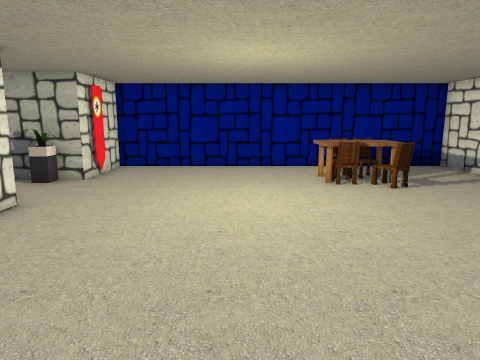
View 1 (above)

17 first-person views from a walk through a Unity game level. The camera is 1.5 m above the floor, tilts 10° down and sees 70° across. The floor is counted in squares, 0.66 m on a side. Each view is taken from the middle of a square. On the plan, view 1 faces up. The plan holds only what a view shows up to about 19 squares ahead; the rest is blank. The place goes on beyond the plan. The player is left out. Some surface patterns are stand-ins.

View 2
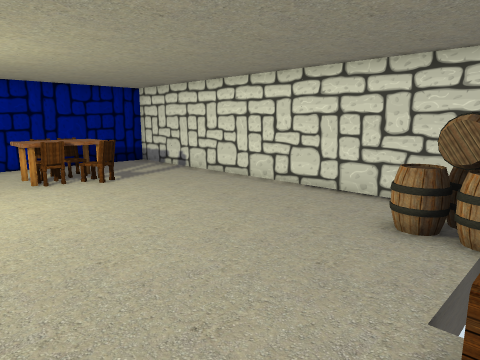

View 3
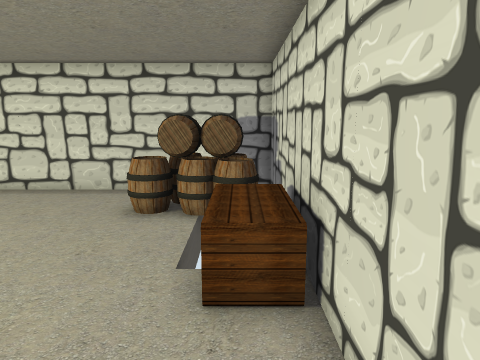

View 4
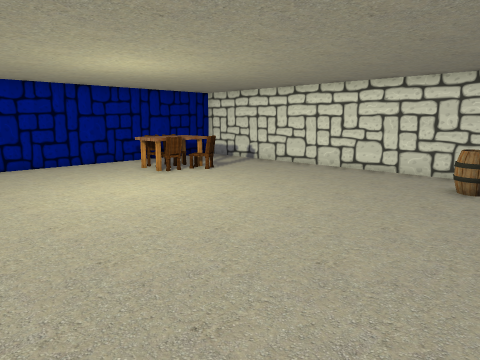

View 5
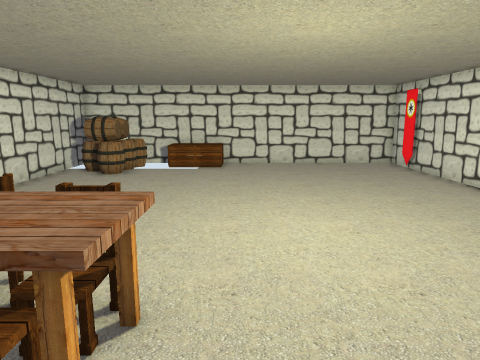

View 6
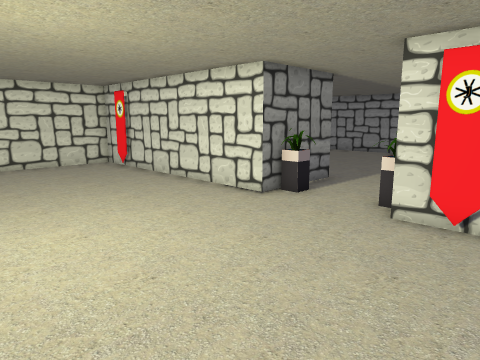

View 7
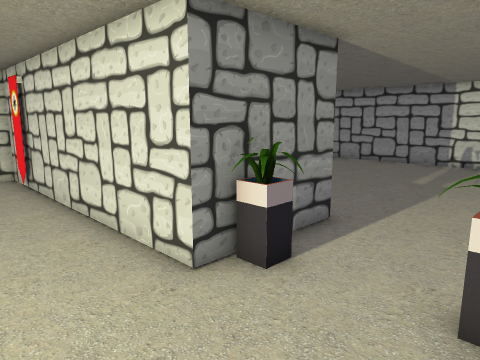

View 8
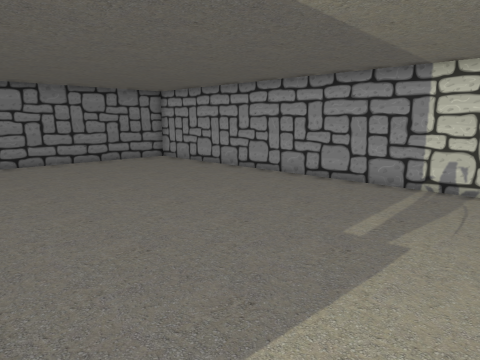

View 9
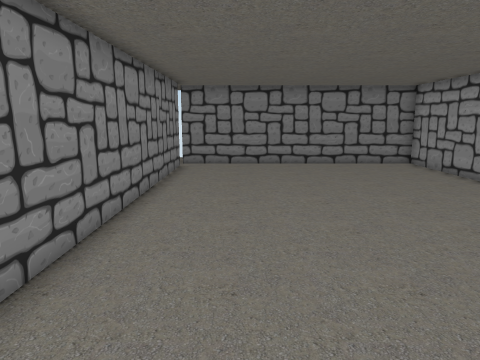

View 10
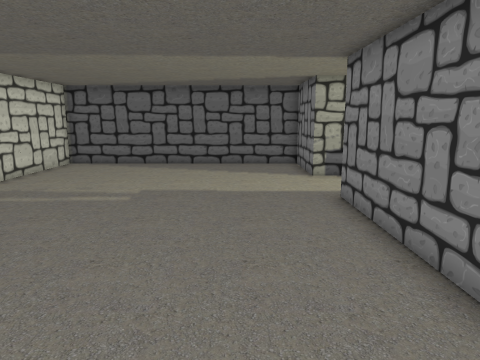

View 11
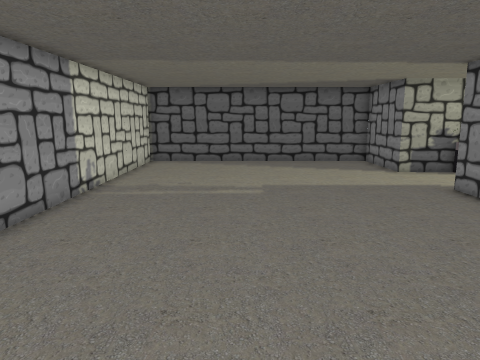

View 12
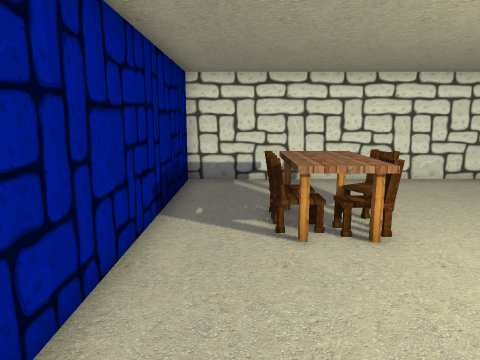

View 13
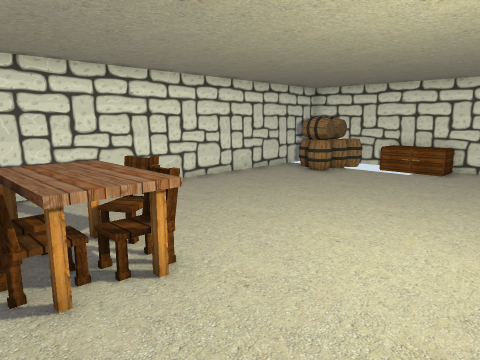

View 14
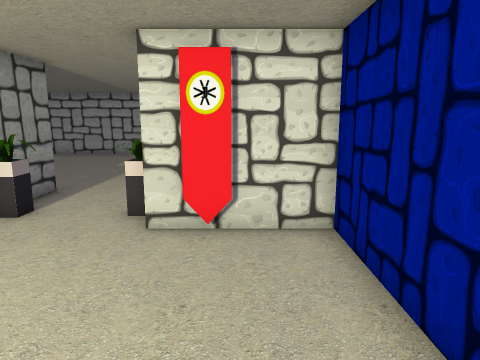

View 15
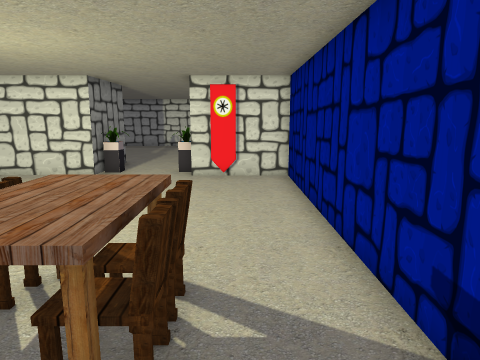

View 16
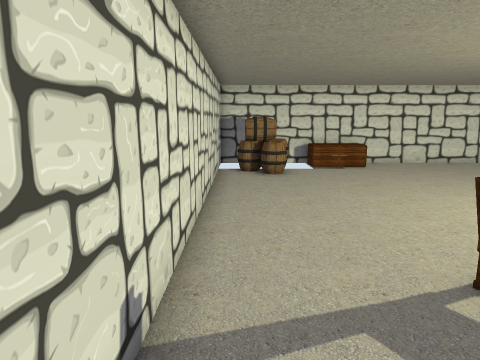

View 17
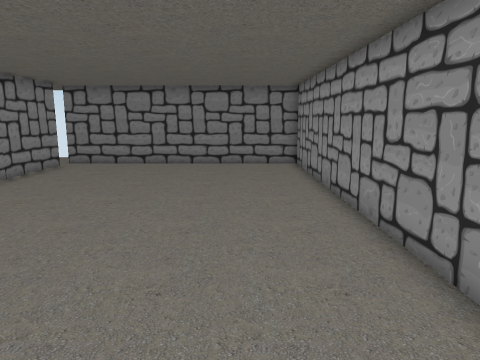

### Floor plan
Points are (right, up) in squares from view 1. A wall is a line through its corners. A room is listed if a view was taken in it or the views show most of it. See-through windows are left out.
Room 1 (views 1, 2, 3, 4, 5, 6, 7, 12, 13, 14, 15, 16)
walls: (-6, 9) (-6, -2) (10, -2) (10, 17) (-6, 17) (-6, 13)
ways out: opening at (-6, 11) to room 2
objects: other object (3, -1) to (5, -1); table (3, 12) to (6, 14); chair (4, 12); chair (4, 14); chair (5, 11) to (6, 12); chair (5, 14); barrel (7, -1) to (9, 2)
Room 2 (views 8, 9, 10, 11, 17)
walls: (-10, -6) (-10, 9) (-6, 9); (-6, 13) (-10, 13) (-10, 17) (-22, 17) (-22, -7) (-10, -7)
ways out: opening at (-6, 11) to room 1
objects: plant (-7, 10); plant (-7, 12)

Where each view was taken, in squares from view 1:
view 1: 0 up, 0 right, facing up
view 2: 1 down, 0 right, facing up-right
view 3: 1 down, 1 left, facing right
view 4: 1 down, 5 left, facing up-right
view 5: 16 up, 2 right, facing down
view 6: 16 up, 2 right, facing down-left
view 7: 13 up, 3 left, facing down-left
view 8: 12 up, 10 left, facing down-left
view 9: 11 up, 13 left, facing down
view 10: 1 down, 13 left, facing up
view 11: 2 down, 17 left, facing up
view 12: 15 up, 3 left, facing right
view 13: 15 up, 1 left, facing down-right
view 14: 15 up, 1 right, facing left
view 15: 15 up, 8 right, facing left
view 16: 16 up, 9 right, facing down
view 17: 11 up, 19 left, facing down
